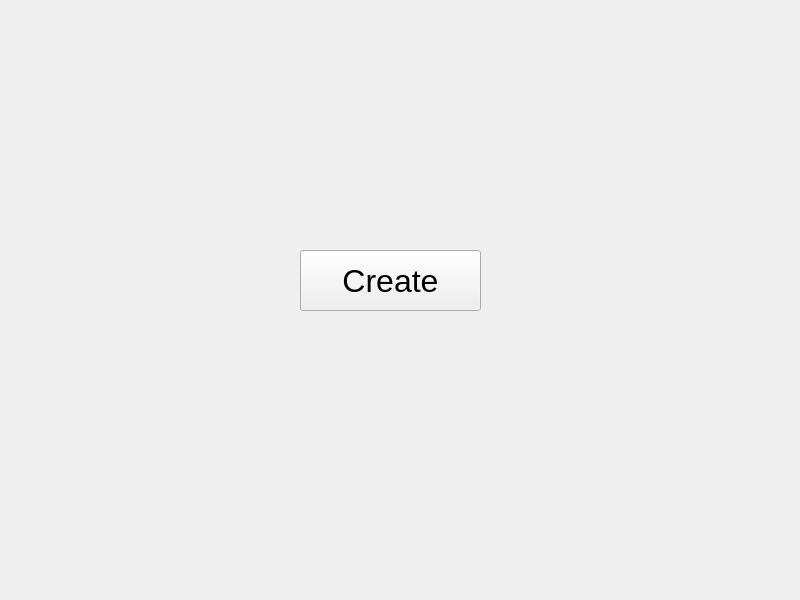
<?xml version="1.0" encoding="UTF-8"?>
<ui version="4.0">
 <class>MainWindow</class>
 <widget class="QMainWindow" name="MainWindow">
  <property name="geometry">
   <rect>
    <x>0</x>
    <y>0</y>
    <width>800</width>
    <height>600</height>
   </rect>
  </property>
  <property name="windowTitle">
   <string>CircleCreator</string>
  </property>
  <widget class="QWidget" name="centralwidget">
   <widget class="QPushButton" name="create_btn">
    <property name="geometry">
     <rect>
      <x>300</x>
      <y>250</y>
      <width>181</width>
      <height>61</height>
     </rect>
    </property>
    <property name="font">
     <font>
      <pointsize>24</pointsize>
     </font>
    </property>
    <property name="text">
     <string>Create</string>
    </property>
   </widget>
  </widget>
 </widget>
 <resources/>
 <connections/>
</ui>
